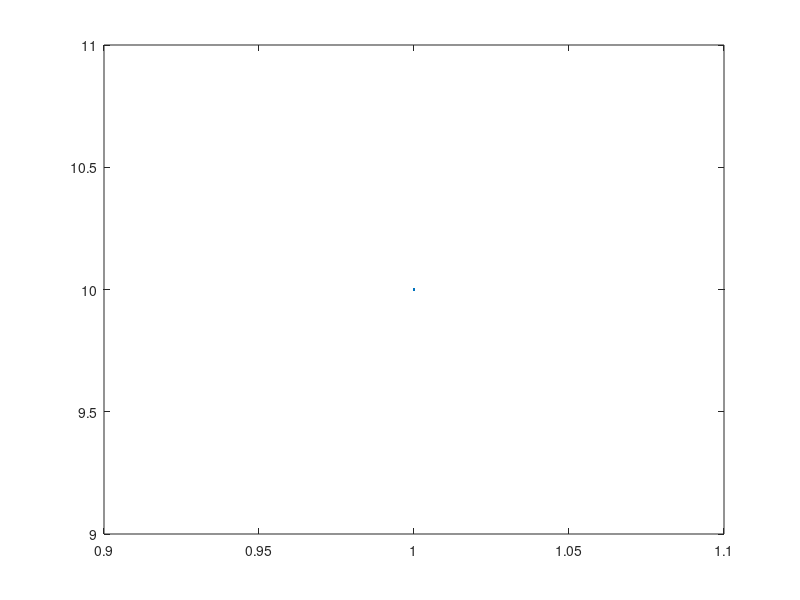

Write MATLAB code to recreate this figure.
% -*- matlab-ts -*-

% Case1: (t-utils-xr "C-n" "C-a" "C-f" (matlab-ts-mode-beginning-of-command) (matlab-ts-mode-end-of-command))
s = 'my string';

% Case2: (t-utils-xr "C-n" "C-a" "C-f" (matlab-ts-mode-beginning-of-command) (matlab-ts-mode-end-of-command))
m = [1, 2;
     3, 4];

% Case2: (t-utils-xr "C-n" "C-a" "C-f" (matlab-ts-mode-beginning-of-command) (matlab-ts-mode-end-of-command))
plot(1, 10)

% Case3: (t-utils-xr "C-n" "C-a" "C-f" (matlab-ts-mode-beginning-of-command) (matlab-ts-mode-end-of-command))
sprintf("%s", s)

% Case4: (t-utils-xr "C-n" "C-a" "C-f" (matlab-ts-mode-beginning-of-command) (matlab-ts-mode-end-of-command))
v=1:10;

% Case5: (t-utils-xr "C-n" "C-a" "C-f" (matlab-ts-mode-beginning-of-command) (matlab-ts-mode-end-of-command))
v(2:3)


